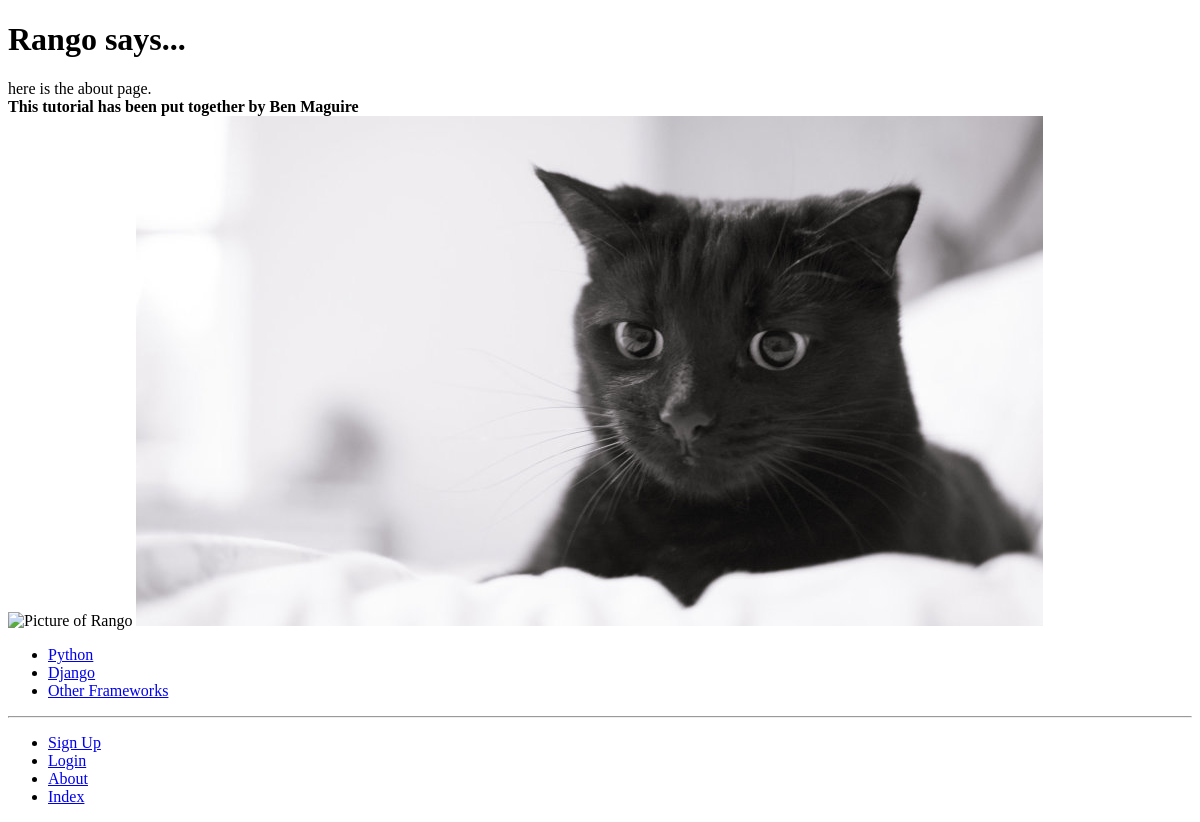
Page /rango/about/ on the earlier database version.
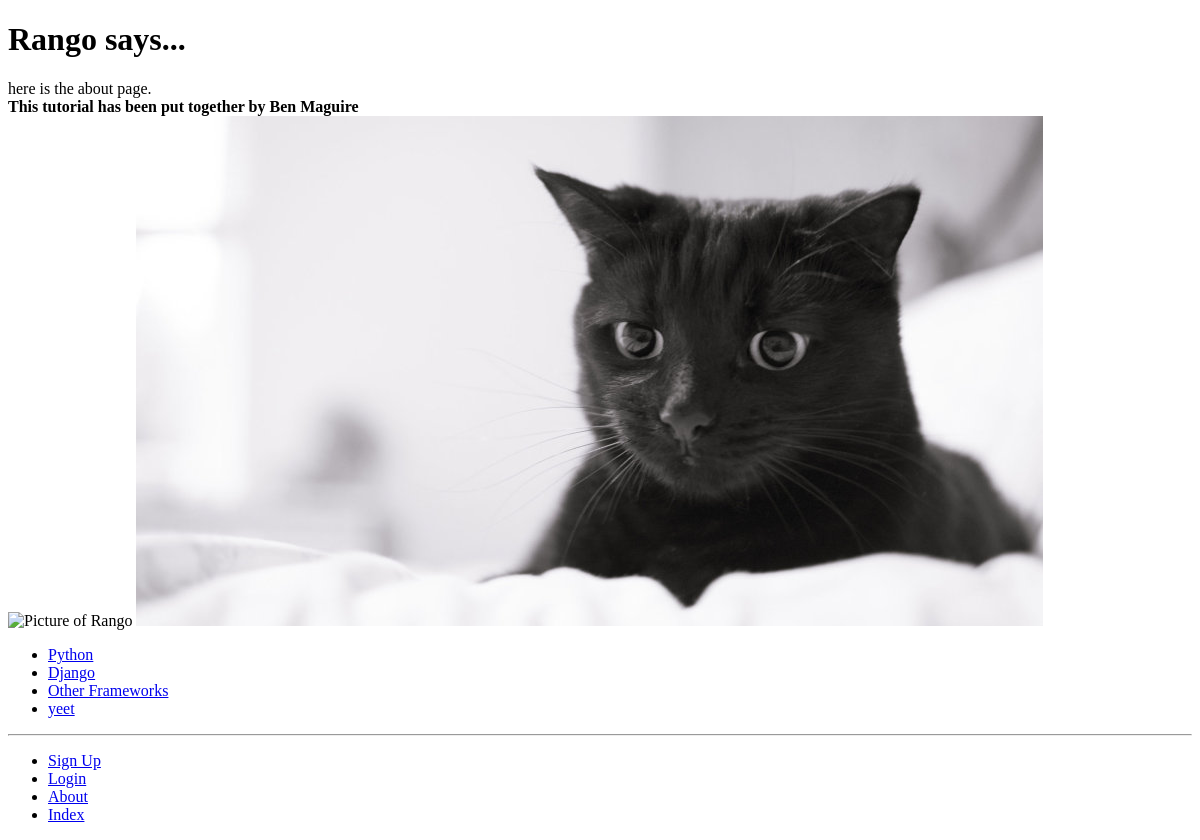
Same page on the later database version.
### rango/models.py (models this page shows, shortened)
class Category(models.Model):
    name = models.CharField(max_length=128, unique=True)
    views = models.IntegerField(default=0)
    likes = models.IntegerField(default=0)
    slug = models.SlugField(unique = True)
    class Meta:
        verbose_name_plural = 'categories'

### rango/views.py (the view)
# urls.py: path('about/', views.about, name='about'),
def about(request) :
    context_dict = {'boldmessage': 'This tutorial has been put together by Ben Maguire'}
    if request.session.test_cookie_worked():
        print("TEST COOKIE WORKED!")
        request.session.delete_test_cookie()
    return render(request, 'rango/about.html', context=context_dict)

### rango/templatetags/rango_template_tags.py (called while the page is built)
@register.inclusion_tag('rango/categories.html')
def get_category_list(current_category=None):
    return {'categories': Category.objects.all(), 'current_category': current_category}

### templates/rango/about.html (shortened to what this page needs)
<!DOCTYPE html>
{% extends 'rango/base.html' %}
{% load staticfiles %}
            {% block body_block %}
            <h1>Rango says...</h1>
                <div>
                    here is the about page.<br />
                    <strong>{{ boldmessage }}</strong><br />
                </div>
                <div>
                <img src="{% static 'images/rango.jpg' %}" alt="Picture of Rango" />
                <img src="{{ MEDIA_URL }}cat.jpg" alt="Picture of a Cat.?"/>
                </div>
            {% endblock %}

### templates/rango/categories.html
<ul>
{% if categories %}
    {% for c in categories %}
        {% if c == current_category %}
        <li> <strong> <a href="{% url 'rango:show_category' c.slug %}">{{ c.name }}</a> </strong> </li>
        {% else %} <li> <a href="{% url 'rango:show_category' c.slug %}">{{ c.name }}</a> </li>
        {% endif %}
    {% endfor %}
{% endif %}
</ul>

Differences in the rows shown:
added Category: name "yeet"
